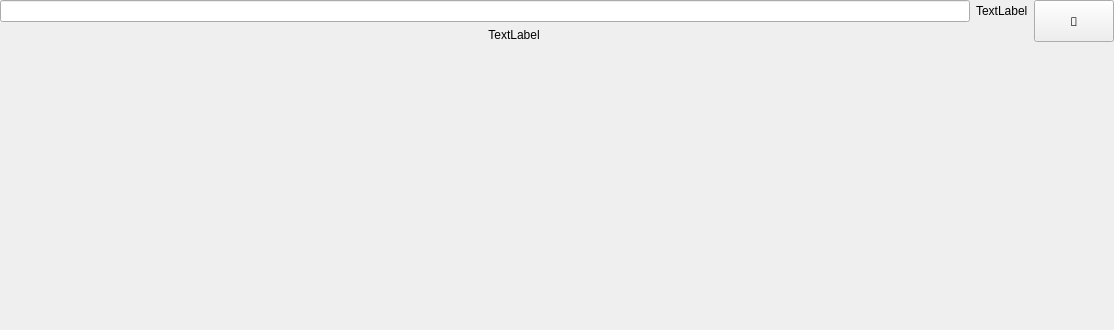
<?xml version="1.0" encoding="UTF-8"?>
<ui version="4.0">
 <class>Form</class>
 <widget class="QWidget" name="Form">
  <property name="geometry">
   <rect>
    <x>0</x>
    <y>0</y>
    <width>1114</width>
    <height>330</height>
   </rect>
  </property>
  <property name="sizePolicy">
   <sizepolicy hsizetype="Preferred" vsizetype="Fixed">
    <horstretch>0</horstretch>
    <verstretch>0</verstretch>
   </sizepolicy>
  </property>
  <property name="windowTitle">
   <string>Form</string>
  </property>
  <property name="editable" stdset="0">
   <bool>true</bool>
  </property>
  <layout class="QGridLayout" name="gridLayout">
   <property name="leftMargin">
    <number>0</number>
   </property>
   <property name="topMargin">
    <number>0</number>
   </property>
   <property name="rightMargin">
    <number>0</number>
   </property>
   <property name="bottomMargin">
    <number>0</number>
   </property>
   <item row="0" column="0">
    <widget class="QLineEdit" name="value">
     <property name="alignment">
      <set>Qt::AlignRight|Qt::AlignTrailing|Qt::AlignVCenter</set>
     </property>
     <property name="editable_click" stdset="0">
      <bool>true</bool>
     </property>
    </widget>
   </item>
   <item row="0" column="1">
    <widget class="QLabel" name="units">
     <property name="sizePolicy">
      <sizepolicy hsizetype="Preferred" vsizetype="Fixed">
       <horstretch>0</horstretch>
       <verstretch>0</verstretch>
      </sizepolicy>
     </property>
     <property name="text">
      <string>TextLabel</string>
     </property>
    </widget>
   </item>
   <item row="0" column="2" rowspan="2">
    <widget class="QPushButton" name="edit_button">
     <property name="sizePolicy">
      <sizepolicy hsizetype="Minimum" vsizetype="Minimum">
       <horstretch>0</horstretch>
       <verstretch>0</verstretch>
      </sizepolicy>
     </property>
     <property name="font">
      <font>
       <family>FontAwesome</family>
      </font>
     </property>
     <property name="text">
      <string></string>
     </property>
     <property name="editable_click" stdset="0">
      <bool>true</bool>
     </property>
    </widget>
   </item>
   <item row="1" column="0" colspan="2">
    <widget class="QLabel" name="label">
     <property name="sizePolicy">
      <sizepolicy hsizetype="Preferred" vsizetype="Fixed">
       <horstretch>0</horstretch>
       <verstretch>0</verstretch>
      </sizepolicy>
     </property>
     <property name="text">
      <string>TextLabel</string>
     </property>
     <property name="alignment">
      <set>Qt::AlignHCenter|Qt::AlignTop</set>
     </property>
    </widget>
   </item>
   <item row="2" column="0">
    <spacer name="verticalSpacer">
     <property name="orientation">
      <enum>Qt::Vertical</enum>
     </property>
     <property name="sizeType">
      <enum>QSizePolicy::Expanding</enum>
     </property>
     <property name="sizeHint" stdset="0">
      <size>
       <width>0</width>
       <height>0</height>
      </size>
     </property>
    </spacer>
   </item>
  </layout>
 </widget>
 <resources/>
 <connections/>
</ui>
